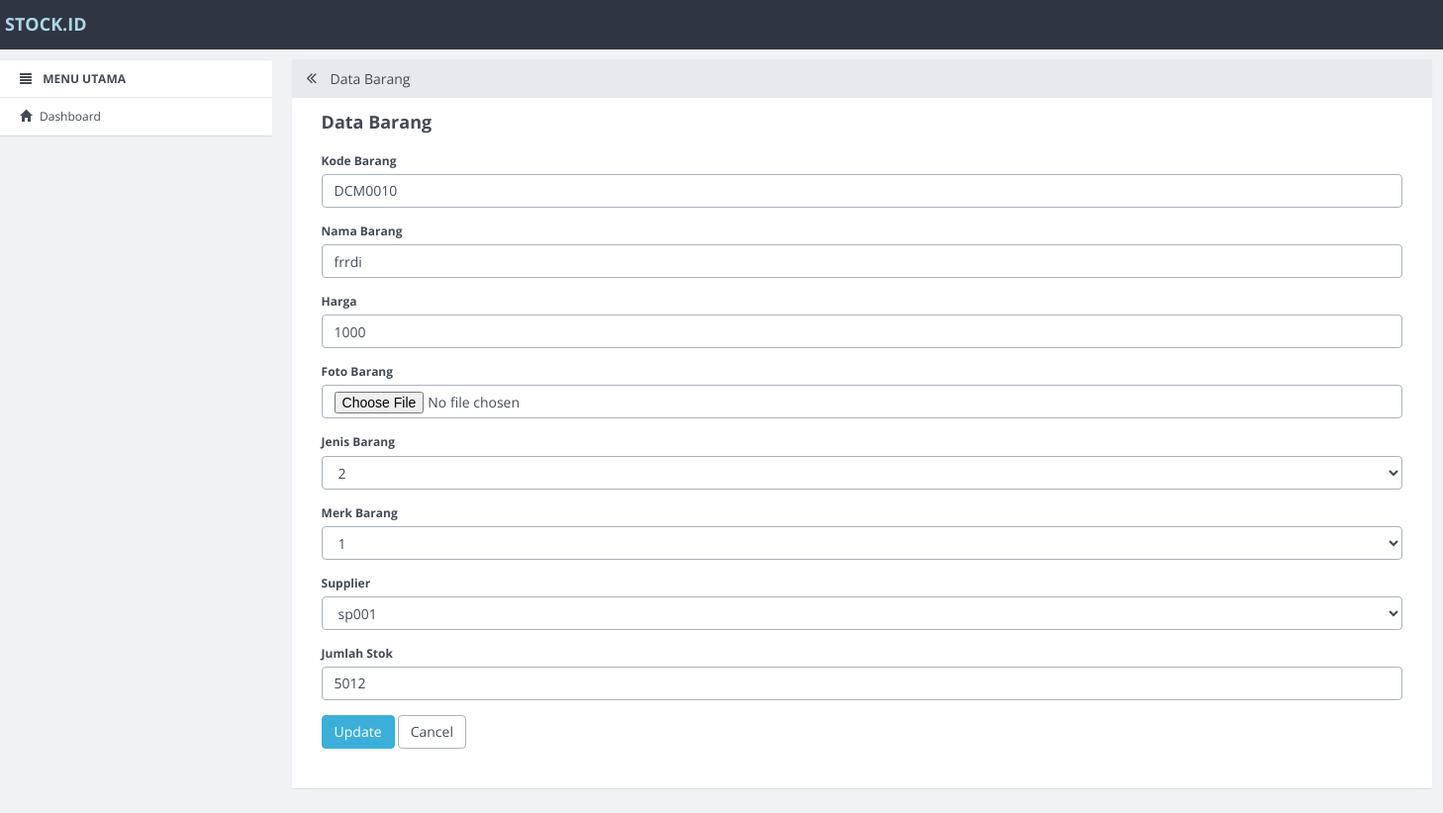
/barang/update/10.html, run on the app's committed database.
### tables this page shows
CREATE TABLE `barang` (
  `id_barang` int(11) NOT NULL,
  `kode_barang` varchar(10) DEFAULT NULL,
  `nama_barang` varchar(50) DEFAULT NULL,
  `harga` int(11) DEFAULT NULL,
  `jumlah` int(5) DEFAULT NULL,
  `foto_barang` varchar(100) DEFAULT NULL,
  `id_jenis` int(11) DEFAULT NULL,
  `id_merk` int(11) DEFAULT NULL,
  `kode_supplier` varchar(10) DEFAULT NULL
);

### application/controllers/Barang.php (called while the page is built, shortened)
<?php
class Barang extends CI_Controller
{
    function __construct()
    {
        $this->load->model('Barang_model');
        $this->load->model('No_urut');
        $this->load->library('form_validation');
    }
    public function update($id)
    {
        $row = $this->Barang_model->get_by_id($id);
        if ($row) {
            $data = array(
                'button' => 'Update',
                'action' => site_url('barang/update_action'),
		'id_barang' => set_value('id_barang', $row->id_barang),
		'kode_barang' => set_value('kode_barang', $row->kode_barang),
		'nama_barang' => set_value('nama_barang', $row->nama_barang),
		'harga' => set_value('harga', $row->harga),
        'jumlah' => set_value('jumlah', $row->jumlah),
        'id_jenis' => set_value('id_jenis', $row->id_jenis),
        'id_merk' => set_value('id_merk', $row->id_merk),
		'kode_supplier' => set_value('kode_supplier', $row->kode_supplier),
        'konten' => 'barang/barang_form',
            'judul' => 'Data Barang',
	    );
            $this->load->view('v_index', $data);
        } else {
            $this->session->set_flashdata('message', 'Record Not Found');
            redirect(site_url('barang'));
        }
    }
}

### index.php (called while the page is built, shortened)
<?php
require_once BASEPATH.'core/CodeIgniter.php';

### application/models/Barang_model.php (called while the page is built, shortened)
<?php
class Barang_model extends CI_Model
{
    public $table = 'barang';
    public $id = 'id_barang';
    function get_by_id($id)
    {
        $this->db->where($this->id, $id);
        return $this->db->get($this->table)->row();
    }
}

### application/views/barang/barang_form.php (the view, shortened to what this page needs)
<form action="<?php echo $action; ?>" method="post" enctype="multipart/form-data">
        <div class="form-group">
            <label for="varchar">Kode Barang <?php echo form_error('kode_barang') ?></label>
            <input type="text" class="form-control" name="kode_barang" id="kode_barang" placeholder="Kode Barang" value="<?php echo $kode_barang; ?>" />
        </div>
        <div class="form-group">
            <label for="varchar">Nama Barang <?php echo form_error('nama_barang') ?></label>
            <input type="text" class="form-control" name="nama_barang" id="nama_barang" placeholder="Nama Barang" value="<?php echo $nama_barang; ?>" />
        </div>
        <div class="form-group">
            <label for="int">Harga <?php echo form_error('harga') ?></label>
            <input type="text" class="form-control" name="harga" id="harga" placeholder="Harga" value="<?php echo $harga; ?>" />
        </div>
        <div class="form-group">
            <label for="int">Foto Barang </label>
            <input type="file" class="form-control" name="foto_barang" />
        </div>
        <div class="form-group">
            <label for="int">Jenis Barang </label>
            <select name="id_jenis" class="form-control">
                <option value="<?php echo $id_jenis ?>"><?php echo $id_jenis ?></option>
            </select>
        </div>
        <div class="form-group">
            <label for="int">Merk Barang </label>
            <select name="id_merk" class="form-control">
                <option value="<?php echo $id_merk ?>"><?php echo $id_merk ?></option>
            </select>
        </div>
        <div class="form-group">
            <label for="int">Supplier </label>
            <select name="kode_supplier" class="form-control">
                <option value="<?php echo $kode_supplier ?>"><?php echo $kode_supplier ?></option>
            </select>
        </div>
        <div class="form-group">
            <label for="int">Jumlah Stok <?php echo form_error('jumlah') ?></label>
            <input type="text" class="form-control" name="jumlah" id="jumlah" placeholder="Jumlah Stok" value="<?php echo $jumlah; ?>" />
        </div>
        <button type="submit" class="btn btn-primary"><?php echo $button ?></button>
        <a href="<?php echo site_url('barang') ?>" class="btn btn-default">Cancel</a>
    </form>

### data on the page
barang: kode_barang "DCM0010", nama_barang "frrdi", harga "1000", id_jenis "2", id_merk "1", kode_supplier "sp001", jumlah "5012"

### other printed values
$judul "Data Barang"
$button "Update"
